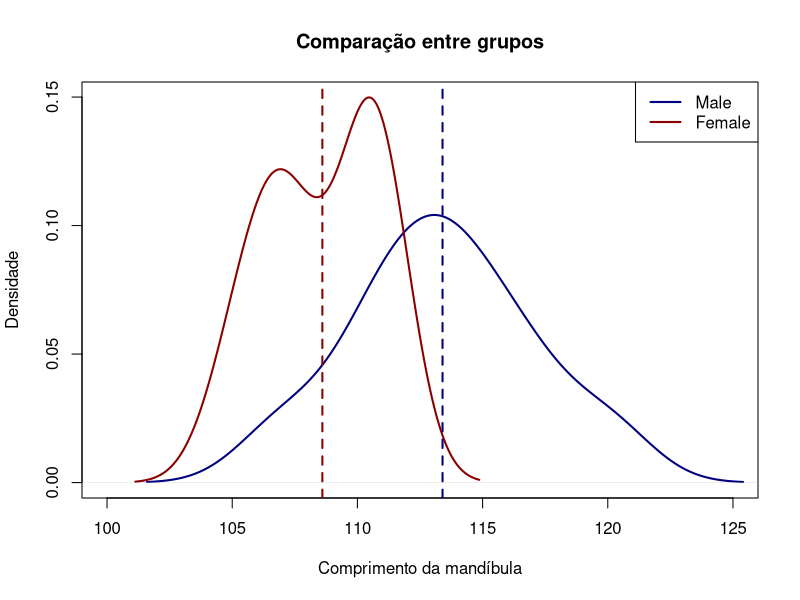
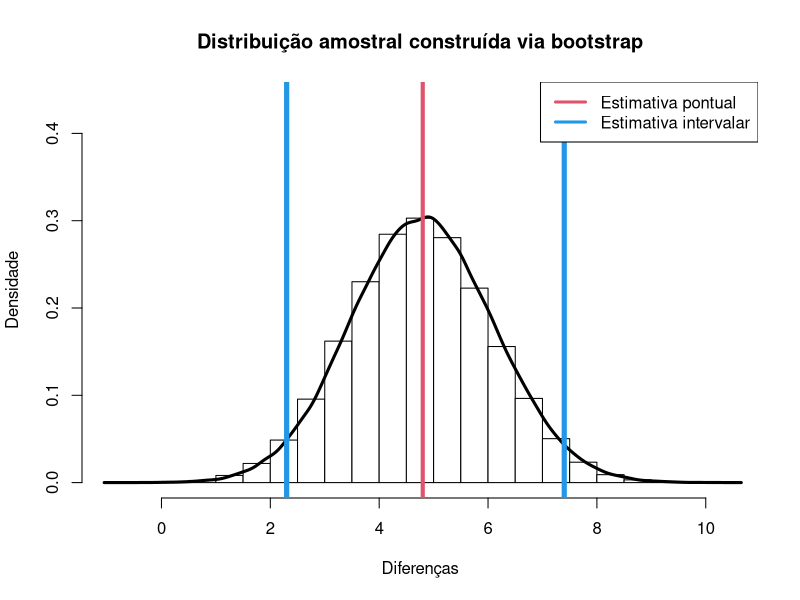
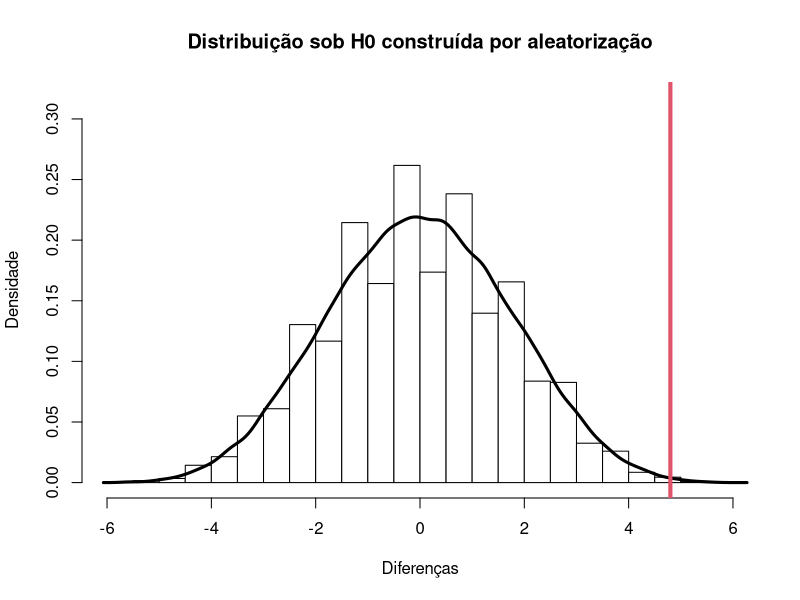
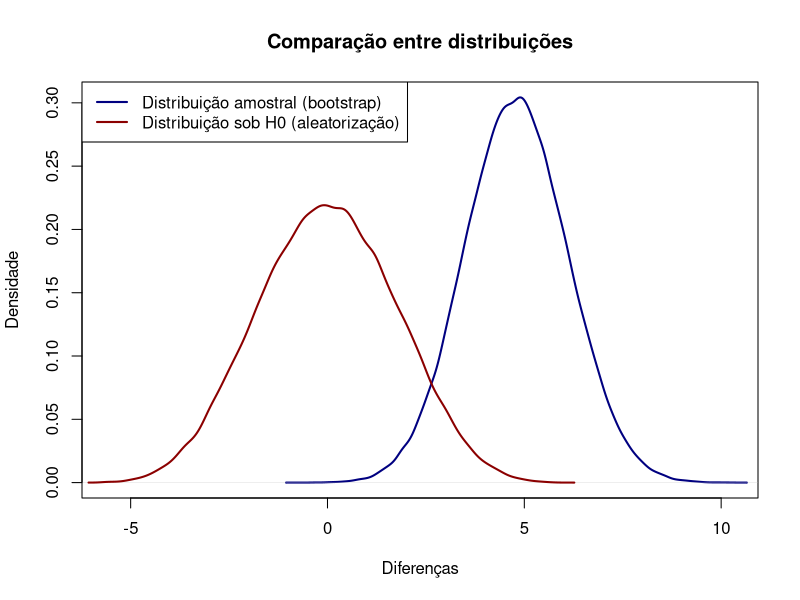

These charts were generated, in order, by the following R code:

#----------------------------------------------------------------------
#
# Prof. Lineu Alberto Cavazani de Freitas
# Laboratório de Estatística e Geoinformação
# Departamento de Estatística
# Universidade Federal do Paraná
# URL: https://lineu96.github.io/
#
# BOOSTRAP E TESTE DE ALEATORIZAÇÃO PARA COMPARAÇÃO DE DOIS GRUPOS
#
#----------------------------------------------------------------------
# Comparando dois grupos: comprimento da mandíbula (chacal dourado)

## Existe evidência suficiente nos dados que permite afirmar que
## há diferença entre os grupos?

## Dados
male <- c(120.00, 107.00, 110.00, 116.00, 114.00, 
          111.00, 113.00, 117.00, 114.00, 112.00)

female <- c(110.00, 111.00, 107.00, 108.00, 110.00, 
            105.00, 107.00, 106.00, 111.00, 111.00)

## Média e desvio padrão dos grupos
round(c(mean(male), sd(male)), 2)
round(c(mean(female), sd(female)), 2)

## Densidades
plot(density(male), 
     xlim = c(min(c(male, female))-5, max(c(male, female))+5),
     ylim = c(0,max(c(density(male)$y, density(female)$y))),
     col = '#000080', lwd = 2,
     xlab = 'Comprimento da mandíbula',
     ylab = 'Densidade',
     main = 'Comparação entre grupos')

lines(density(female), col = '#8B0000', lwd = 2)

legend(x = "topright", 
       lwd = c(2,2), 
       col= c('#000080','#8B0000'), 
       legend=c("Male",
                "Female"))

abline(v = mean(male), col = '#000080', lwd = 2, lty = 2)
abline(v = mean(female), col = '#8B0000', lwd = 2, lty = 2)

diferenca_observada <- mean(male) - mean(female)
diferenca_observada

#----------------------------------------------------------------------

# Construindo a distribuição amostral via Bootstrap

## 1. Reamostra (com reposição) os dados de cada grupo
## 2. Calcula as médias de cada grupo
## 3. Calcula a diferença das médias
## 4. Repete várias vezes, constroi a distribuição amostral
## 5. Usa a distribuição amostral para fazer inferência

## Gerando as reamostras e calculando a quantidade de interesse
diferencas_bootstrap <- c()

for (i in 1:100000) {
  
  grupo1_bootstrap <- sample(male, size = 10, replace = TRUE)
  grupo2_bootstrap <- sample(female, size = 10, replace = TRUE)
  diferencas_bootstrap[i] <- mean(grupo1_bootstrap) - mean(grupo2_bootstrap)
  
}

## Construindo a distribuição amostral
hist(diferencas_bootstrap,
     col = 0,
     probability = T,
     xlab = 'Diferenças', 
     ylab = 'Densidade',
     main = 'Distribuição amostral construída via bootstrap',
     ylim = c(0, max(density(diferencas_bootstrap)$y) + 0.45*max(density(diferencas_bootstrap)$y)))

lines(density(diferencas_bootstrap), col = 1, lwd = 3)

## Obtendo estimativa pontual e intervalar

abline(v = mean(diferencas_bootstrap), col = 2, lwd = 4)

abline(v = quantile(diferencas_bootstrap, 
                    probs = c(0.025, 0.975)),
       col = 4, lwd = 5)

legend(x = "topright", 
       lwd = c(3,3), 
       col= c(2,4), 
       legend=c("Estimativa pontual",
                "Estimativa intervalar"))

mean(diferencas_bootstrap)

quantile(diferencas_bootstrap, 
         probs = c(0.025, 0.975))

#----------------------------------------------------------------------

# Testando hipóteses via teste de aleatorização

## 1. Colocar os elementos dos grupos num único grupo
## 2. Sorteia 10, aloca a um grupo
## 3. Aloca os 10 restantes no outro grupo
## 4. Calcula as médias de cada grupo
## 5. Calcula a diferença das médias
## 6. Repete várias vezes, constroi a distribuição sob H0
##    e verifica onde o valor observado está nesta distribuição

# Hipóteses do teste

## H0: as médias dos grupos são iguais, ou seja,
##     a diferença entre as médias é igual a 0
       
## H1: as médias dos grupos são diferentes, ou seja,
##     a diferença entre as médias é diferente de 0

#----------------------------------------------------------------------

## Número de combinações possíveis de 20 tomados 10 a 10
choose(n = 20, k = 10)

## Criando um vetor com os 20 elementos
grupo_geral <- c(male, female)

## Gerando as diferenças via aleatorização
diferencas_aleatorizacao <- c()

for (i in 1:100000) {
  indices <- 1:20
  sorteio <- sample(indices, size = 20, replace = FALSE)
  
  grupo1_aleatorizado <- grupo_geral[sorteio[1:10]]
  grupo2_aleatorizado <- grupo_geral[sorteio[11:20]]
  
  diferencas_aleatorizacao[i] <- mean(grupo1_aleatorizado) - mean(grupo2_aleatorizado) 
}

## Distribuição amostral sob H0
hist(diferencas_aleatorizacao,
     col = 0,
     probability = T,
     xlab = 'Diferenças', 
     ylab = 'Densidade',
     main = 'Distribuição sob H0 construída por aleatorização',
     ylim = c(0, max(density(diferencas_aleatorizacao)$y) + 0.45*max(density(diferencas_aleatorizacao)$y)))

lines(density(diferencas_aleatorizacao), col = 1, lwd = 3)

## Confrontando com o valor observado
abline(v = diferenca_observada, col = 2, lwd = 4)

## Calculando o p-valor
2*(sum(diferencas_aleatorizacao >= diferenca_observada)/length(diferencas_aleatorizacao))

#----------------------------------------------------------------------

# Comparando as distribuições gerais
plot(density(diferencas_bootstrap), 
     xlim = c(min(c(diferencas_aleatorizacao, diferencas_bootstrap)),
              max(c(diferencas_aleatorizacao, diferencas_bootstrap))),
     ylim = c(0,max(c(density(diferencas_bootstrap)$y, density(diferencas_aleatorizacao)$y))),
     col = '#000080', lwd = 2,
     xlab = 'Diferenças',
     ylab = 'Densidade',
     main = 'Comparação entre distribuições')

lines(density(diferencas_aleatorizacao), col = '#8B0000', lwd = 2)

legend(x = "topleft", 
       lwd = c(2,2), 
       col= c('#000080','#8B0000'), 
       legend=c("Distribuição amostral (bootstrap)",
                "Distribuição sob H0 (aleatorização)"))

#----------------------------------------------------------------------
